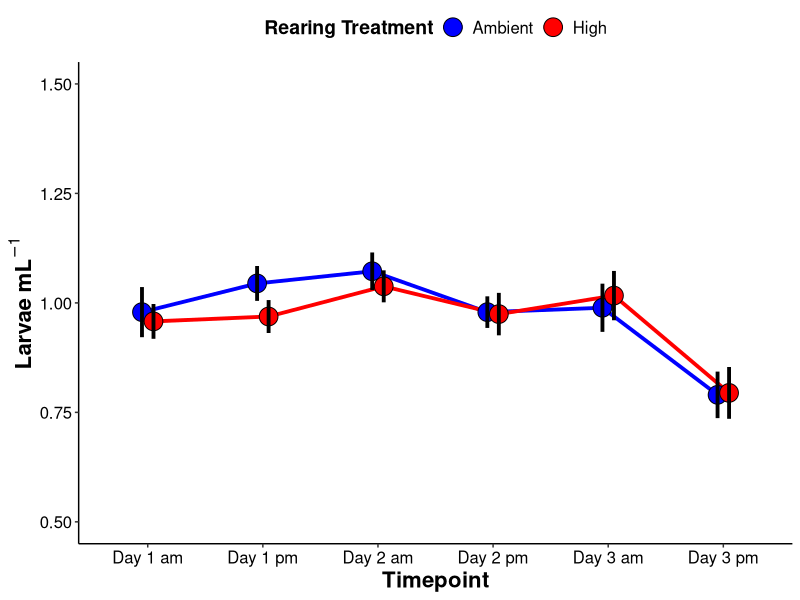
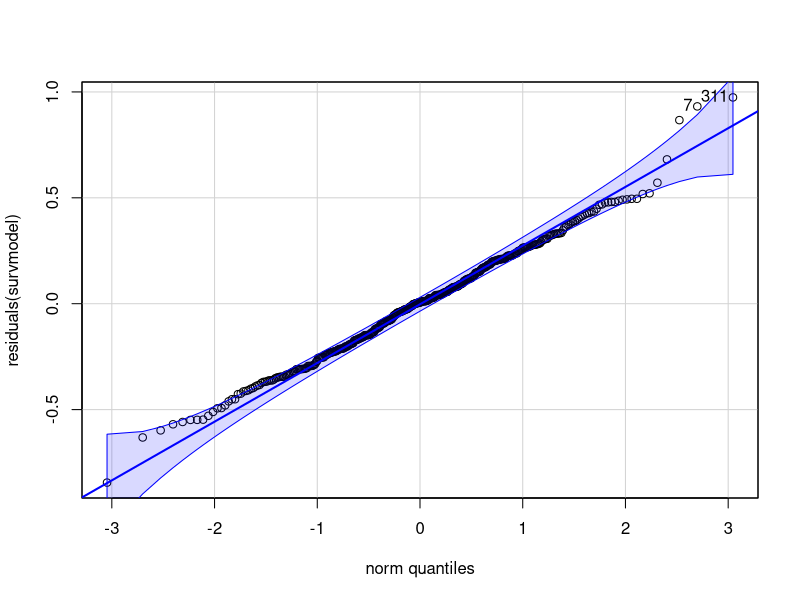
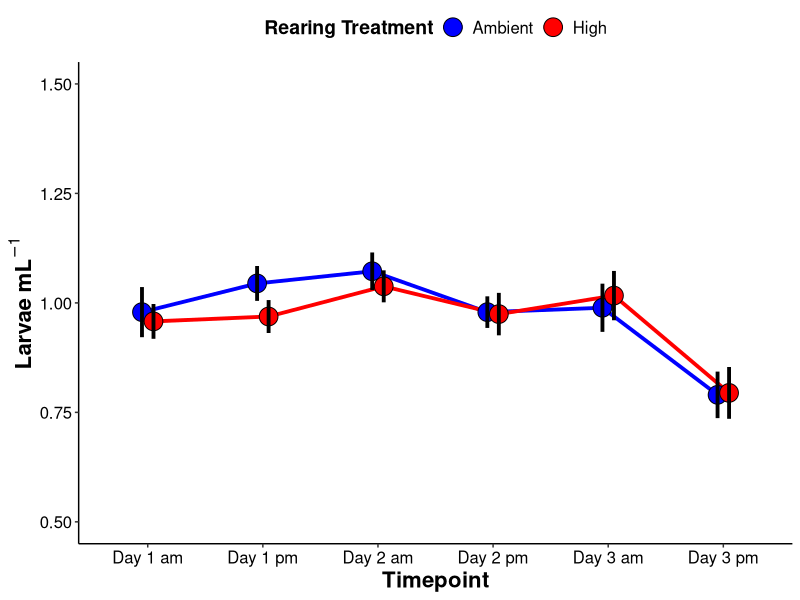

Recreate these plots in R, in order.
## ---- chunk 1
knitr::opts_chunk$set(echo = TRUE, warning = FALSE, message = FALSE)
## ---- chunk 2
## install packages if you dont already have them in your library
if ("tidyverse" %in% rownames(installed.packages()) == 'FALSE') install.packages('tidyverse') 
if ("car" %in% rownames(installed.packages()) == 'FALSE') install.packages('car') 
if ("lme4" %in% rownames(installed.packages()) == 'FALSE') install.packages('lme4') 
if ("lmerTest" %in% rownames(installed.packages()) == 'FALSE') install.packages('lmerTest') 
if ("scales" %in% rownames(installed.packages()) == 'FALSE') install.packages('scales') 
if ("cowplot" %in% rownames(installed.packages()) == 'FALSE') install.packages('cowplot') 
if ("ggplot2" %in% rownames(installed.packages()) == 'FALSE') install.packages('ggplot2') 
if ("effects" %in% rownames(installed.packages()) == 'FALSE') install.packages('effects') 
if ("emmeans" %in% rownames(installed.packages()) == 'FALSE') install.packages('emmeans') 
if ("multcomp" %in% rownames(installed.packages()) == 'FALSE') install.packages('multcomp') 

#load packages
library("ggplot2")
library("tidyverse")
library('car')
library('lme4')
library('lmerTest')
library('scales')
library('cowplot')
library('effects')
library('emmeans')
library('multcomp')
## ---- chunk 3
survival<-read.csv("Mcap2021/Data/Survivorship.csv")

survival$Date<-as.factor(survival$Date)
## ---- chunk 4
surv_plot<-survival %>%
    group_by(Timepoint, Treatment)%>%
    summarise(mean=mean(Larvae.per.mL), sd=sd(Larvae.per.mL), N=length(Larvae.per.mL), se=sd/sqrt(N))%>%
    ggplot(., aes(x = as.factor(Timepoint), y = mean, group=interaction(Timepoint, Treatment))) +
    geom_line(position=position_dodge(0.2), size=1.3, aes(color=Treatment, group=Treatment)) +
    geom_point(aes(fill=Treatment, group=interaction(Treatment, Timepoint)), pch = 21, size=6, position = position_dodge(0.2)) + 
    geom_errorbar(aes(ymin=mean-se, ymax=mean+se, group=interaction(Treatment, Timepoint)), width=0, linetype="solid", position=position_dodge(0.2), size=1.3, color="black")+
    xlab("Timepoint") + 
    scale_fill_manual(name="Rearing Treatment", values=c("blue","red"))+
    scale_color_manual(name="Rearing Treatment", values=c("blue","red"))+
    ylab(expression(bold(paste("Larvae mL" ^-1)))) +
    ylim(0.5, 1.5)+
    theme_classic() + 
    theme(
      legend.position="top",
      axis.title=element_text(face="bold", size=16),
      axis.text=element_text(size=12, color="black"), 
      legend.title=element_text(face="bold", size=14), 
      legend.text=element_text(size=12)
      ); surv_plot

ggsave("Mcap2021/Figures/Survival.png", surv_plot, dpi=300, w=8.5, h=5, units="in")
## ---- chunk 5
survmodel<-lmer(Larvae.per.mL~Treatment*Timepoint + (1|Tank), data=survival) #run as random
anova(survmodel, type="II")
summary(survmodel)
## ---- chunk 6
qqPlot(residuals(survmodel))
leveneTest(residuals(survmodel)~Treatment*Timepoint, data=survival)
## ---- chunk 7
emm<-emmeans(survmodel, ~Treatment|Timepoint)
cld(emm)
